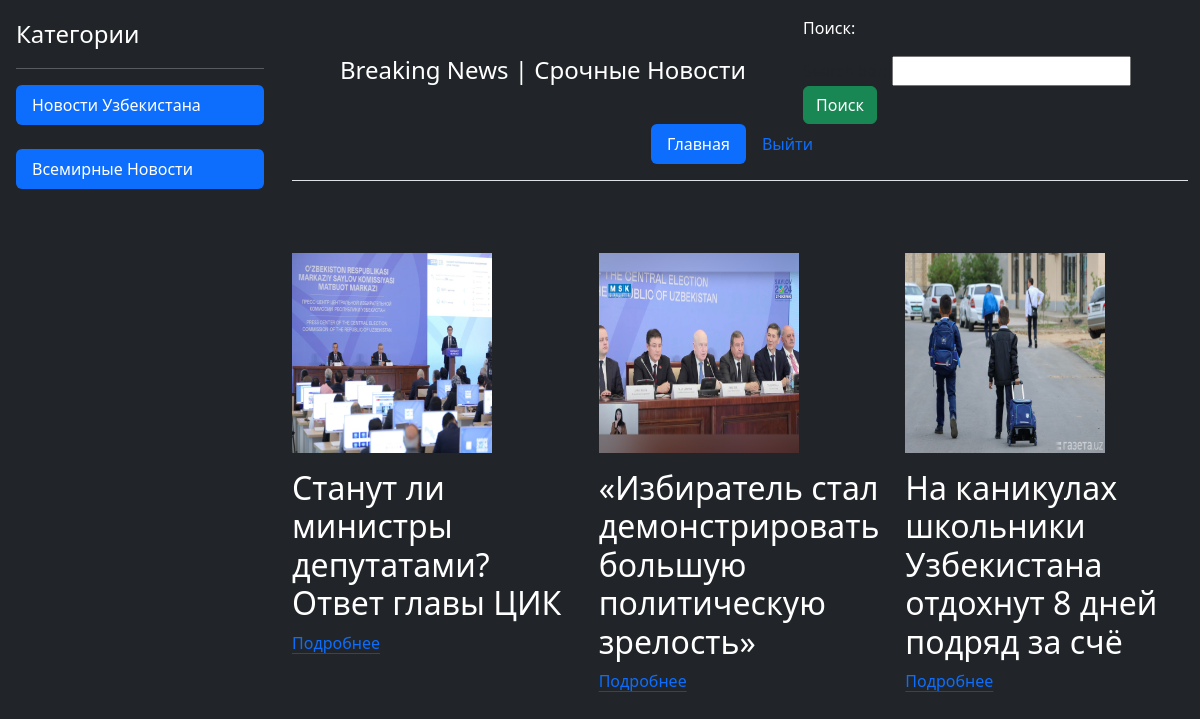
The app's page / (signed in) with its own data.
### index/models.py (models this page shows)
class Category(models.Model):
    category_name = models.CharField(max_length=32)
    def __str__(self):
        return str(self.category_name)

class New(models.Model):
    new_name = models.CharField(max_length=64)
    new_description = models.TextField()
    new_photo = models.ImageField(upload_to='media')
    new_category = models.ForeignKey(Category, on_delete=models.CASCADE)
    new_date = models.DateField()
    def __str__(self):
        return str(self.new_name)

### index/views.py (the view)
# urls.py: path('', views.home_page, name='home'),
def home_page(request):
    products = New.objects.all()
    categories = Category.objects.all()
    form = SearchForm
    context = {'products': products,
               'categories': categories,
               'form': form}
    return render(request, 'home.html', context)

### index/templates/home.html (shortened to what this page needs)
<!DOCTYPE html>
<html lang="ru">
<link rel="stylesheet" href="https://cdn.jsdelivr.net/npm/bootstrap@5.3.3/dist/css/bootstrap.min.css">
<head>
</head>
<body class="bg bg-dark d-flex h-100">
<div class="d-flex flex-column flex-shrink-0 p-3 text-bg-dark" style="width: 280px;">
   <span class="fs-4">Категории</span>
    <hr>
    <ul class="nav nav-pills flex-column mb-auto">
        {% for c in categories %}
      <li class="nav-item">
        <a href="/category/{{ c.id }}" class="nav-link active" aria-current="page">
            {{ c }}
        </a>
      </li>
        <br>
        {% endfor %}
    </ul>
</div>
<div class="container">
    <header class="d-flex flex-wrap justify-content-center py-3 mb-4 border-bottom">
      <a href="/" class="d-flex align-items-center mb-3 mb-md-0 me-md-auto link-body-emphasis text-decoration-none">
        <svg class="bi me-2" width="40" height="32"><use xlink:href="#bootstrap"></use></svg>
        <span class="fs-4 text-white">Breaking News | Срочные Новости</span>
      </a>
        <form class="col-12 col-lg-auto mb-2 mb-lg-0 me-lg-auto" action="/search" method="post">
            <p class="text-white">Поиск:</p> {{ form }}
            <button type="submit" class="btn btn-success">Поиск</button>
        </form>
      <ul class="nav nav-pills">
        <li class="nav-item"><a href="/" class="nav-link active" aria-current="page">Главная</a></li>
          {% if user.is_authenticated %}
          <li class="nav-item"><a href="/logout" class="nav-link">Выйти</a></li>
          {% else %}
          <li class="nav-item"><a href="/register" class="nav-link">Регистрация</a></li>
          <li class="nav-item"><a href="/accounts/login" class="nav-link">Войти</a></li>
          {% endif %}
      </ul>
    </header>
    <div class="row g-4 py-5 row-cols-1 row-cols-lg-3">
        {% for p in products %}
      <div class="feature col">
        <div class="feature-icon d-inline-flex align-items-center justify-content-center text-bg-primary bg-gradient fs-2 mb-3">
            <img src="{{ p.new_photo.url }}" width="200" height="200" alt="{{ p }}">
        </div>
        <h3 class="fs-2 text-white">{{ p.new_name }}</h3>
        <a href="/new/{{ p.id }}" class="icon-link">
          Подробнее
        </a>
      </div>
        {% endfor %}
    </div>
  </div>
</body>
</html>

### records on screen
Category: category_name "Новости Узбекистана"
Category: category_name "Всемирные Новости"
New: new_photo (picture), new_name "Станут ли министры депутатами? Ответ главы ЦИК"
New: new_photo (picture), new_name "«Избиратель стал демонстрировать большую политическую зрелость»"
New: new_photo (picture), new_name "На каникулах школьники Узбекистана отдохнут 8 дней подряд за счё"
